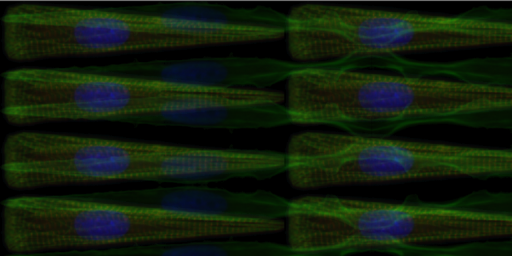
%> input picture overlay/10deg_tri_1250 (1)_clean_im0.tif, 512 x 256 px
$ octave --eval "result = myimfcn(imread('../overlay/10deg_tri_1250 (1)_clean_im0.tif'));"   (GNU Octave 9; MATLAB toolbox functions it lacks are replaced by stand-ins)
%> lines starting %> are read from the running program, lines starting %| are printed output that depends on the picture; in (x1, y1, x2, y2) boxes, pixels count from 0 and x2, y2 are one past the last pixel; in counts of white or black regions, pixels touching at a corner belong together; the program's own positions count from 1
function results = myimfcn(RGB)
%Image Processing Function
%
% IM      - Input image.
% RESULTS - A scalar structure with the processing results.
%

%--------------------------------------------------------------------------
% Auto-generated by imageBatchProcessor App.
%
% When used by the App, this function will be called for every input image
% file automatically. IM contains the input image as a matrix. RESULTS is a
% scalar structure containing the results of this processing function.
%
%--------------------------------------------------------------------------


% Replace the sample below with your code----------------------------------
X=rgb2gray(RGB);
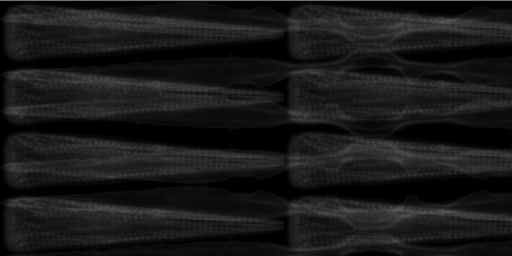
%> X: size 256x512 uint8; min 0, max 112, mean 24.5
X = imadjust(X);
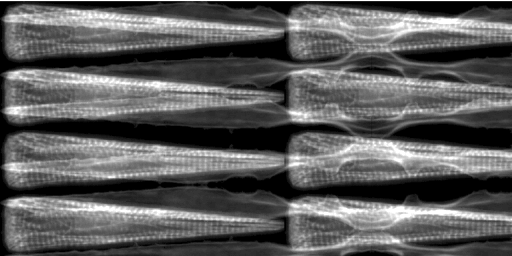
%> X: size 256x512 uint8; min 0, max 255, mean 92.5

% Threshold image - manual threshold
BW = X > 80;
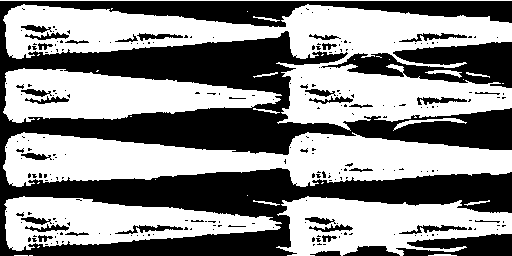
%> BW: size 256x512 logical; 53.8% white; 247 black regions (206 under 20 px), largest, box (x1, y1, x2, y2) and area: (0, 1, 512, 256) 49539, (321, 42, 512, 88) 4561, (396, 234, 512, 256) 1732

% Dilate mask with disk
radius = 3;
decomposition = 0;
se = strel('disk', radius, decomposition);
BW = imdilate(BW, se);
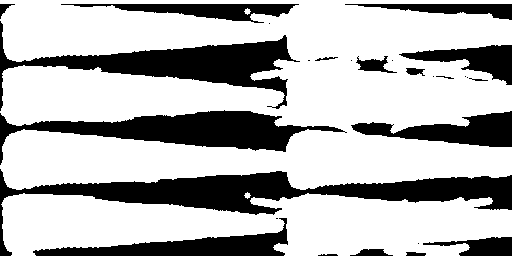
%> BW: size 256x512 logical; 70.9% white; 27 black regions (9 under 20 px), largest, box (x1, y1, x2, y2) and area: (0, 169, 512, 256) 10527, (0, 21, 300, 111) 7174, (0, 110, 347, 165) 6859

% Fill holes
BW = imfill(BW, 'holes');
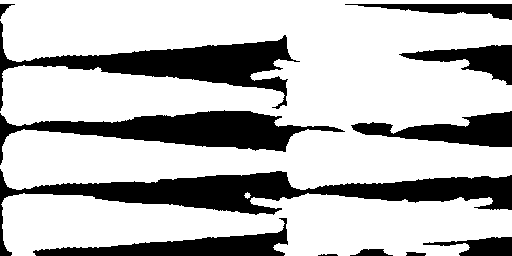
%> BW: size 256x512 logical; 72.9% white; 12 black regions, largest, box (x1, y1, x2, y2) and area: (0, 169, 512, 256) 10527, (0, 21, 300, 111) 7169, (0, 110, 345, 165) 6857

% Create masked image.
maskedImage = RGB;
%> maskedImage is the input picture: size 256x512x3 uint8; mean R, G, B 17.3, 30.4, 12.8
maskedImage(~BW) = 0;
%> maskedImage: size 256x512x3 uint8; 14.53% of pixels changed, all inside (x1, y1, x2, y2) = (0, 4, 512, 256)
results.clean = maskedImage;
results.bw     = BW;


%--------------------------------------------------------------------------

$ run again, on overlay/10deg_tri_1250 (1)_clean_im12.tif
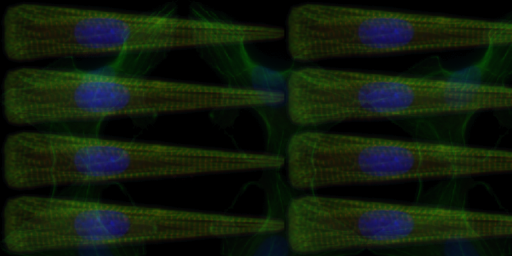
%> input picture overlay/10deg_tri_1250 (1)_clean_im12.tif, 512 x 256 px
%> in myimfcn, `BW = X > 80;`:
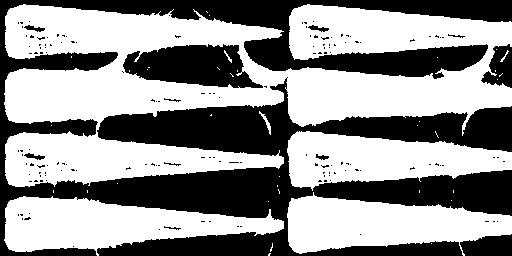
%> BW: size 256x512 logical; 57% white; 151 black regions (139 under 20 px), largest, box (x1, y1, x2, y2) and area: (0, 0, 512, 256) 49715, (123, 44, 263, 88) 4126, (460, 234, 512, 256) 919
%> in myimfcn, `BW = imfill(BW, 'holes');`:
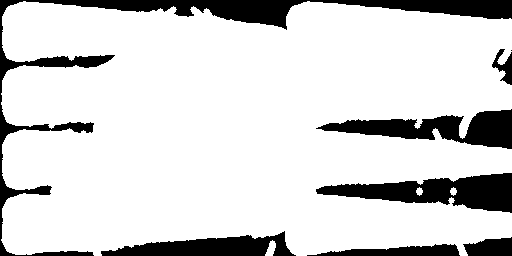
%> BW: size 256x512 logical; 83.8% white; 8 black regions (1 under 20 px), largest, box (x1, y1, x2, y2) and area: (0, 0, 512, 256) 8524, (316, 173, 512, 213) 4135, (316, 109, 512, 149) 3706
%> in myimfcn, maskedImage is the input picture: size 256x512x3 uint8; mean R, G, B 17.2, 28.3, 12.8
%> maskedImage: size 256x512x3 uint8; 7.55% of pixels changed, all inside (x1, y1, x2, y2) = (0, 0, 512, 256)
